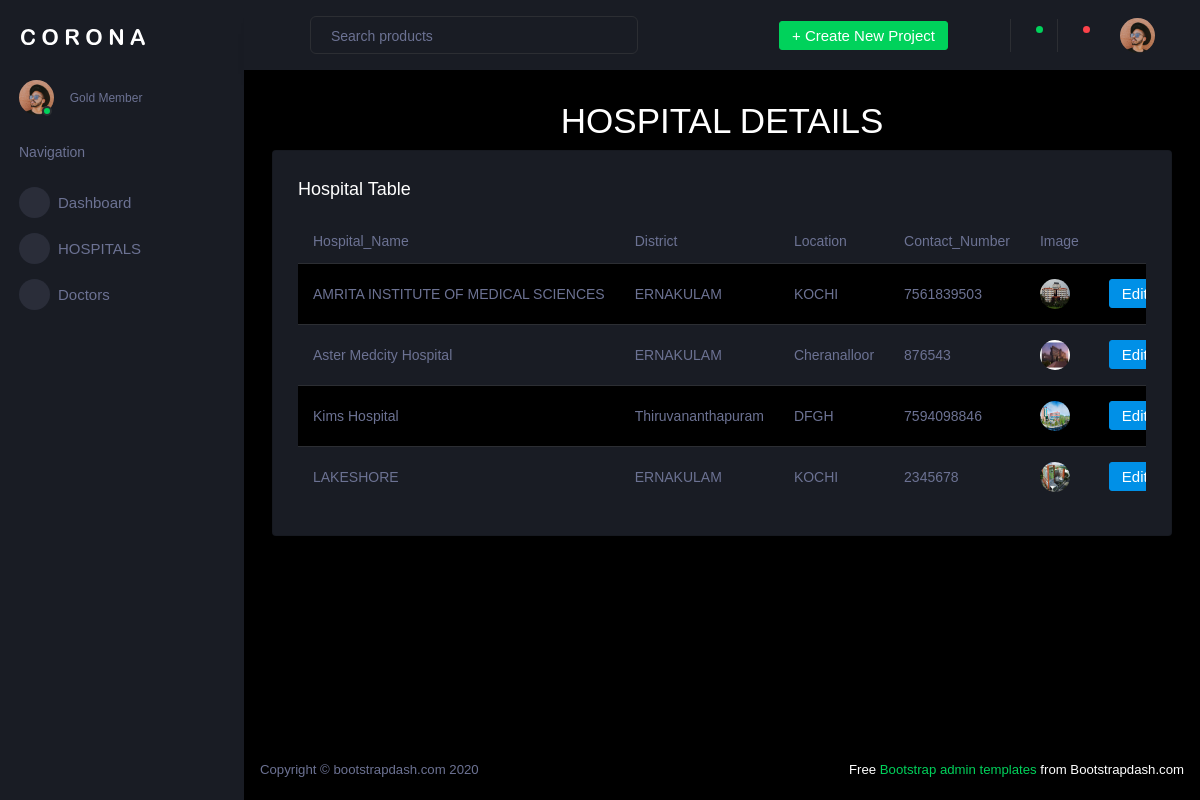
Page /HospitalApp/displayhospital/ on the committed database.
### HospitalApp/models.py (models this page shows)
class HospitalDB(models.Model):
    Hospital_Name = models.CharField(max_length=30, null=True, blank=True)
    District = models.CharField(max_length=30, null=True, blank=True)
    Location = models.CharField(max_length=30, null=True, blank=True)
    Contact_Number = models.IntegerField(null=True, blank=True)
    Image = models.ImageField(upload_to="Images")

### HospitalApp/views.py (the view)
# urls.py: path('displayhospital/',views.displayhospital,name="displayhospital"),
def displayhospital(req):
    data = HospitalDB.objects.all()
    return render(req,"Display_Hospital.html",{'data':data})

### HospitalApp/templates/Display_Hospital.html (shortened to what this page needs)
<!DOCTYPE html>
{% extends 'Index.html' %}
{% block content %}
<html lang="en">
<head>
</head>
<body>
<h1 style="text-align:center;">HOSPITAL DETAILS</h1>
 <div class="card">
                  <div class="card-body">
                    <h4 class="card-title">Hospital Table</h4>
                    <div class="table-responsive">
                      <table class="table table-striped">
                        <thead>
                          <tr>
                            <th> Hospital_Name </th>
                            <th> District </th>
                            <th> Location </th>
                            <th> Contact_Number</th>
                            <th> Image</th>
                          </tr>
                        </thead>
                        <tbody>
                        {% for d in data %}
                          <tr>
                            <td> {{d.Hospital_Name}} </td>
                            <td> {{d.District}} </td>
                            <td> {{d.Location}} </td>
                            <td> {{d.Contact_Number}} </td>
                            <td> <img src="{{d.Image.url}}" width="100px" height="100px"> </td>
                              <td>
                            <form action="{% url 'edithospital' dataid=d.id %}">
                              <button type="submit" class="btn btn-primary mr-2">Edit</button>
                            </form>
                            </td>
                          </tr>
                        {% endfor %}
                        </tbody>
                      </table>
                    </div>
                  </div>
                </div>
</body>
</html>
{% endblock %}

### rows in the picture
HospitalDB: Hospital_Name "AMRITA INSTITUTE OF MEDICAL SCIENCES", District "ERNAKULAM", Location "KOCHI", Contact_Number "7561839503", Image (picture)
HospitalDB: Hospital_Name "Aster Medcity Hospital", District "ERNAKULAM", Location "Cheranalloor", Contact_Number "876543", Image (picture)
HospitalDB: Hospital_Name "Kims Hospital", District "Thiruvananthapuram", Location "DFGH", Contact_Number "7594098846", Image (picture)
HospitalDB: Hospital_Name "LAKESHORE", District "ERNAKULAM", Location "KOCHI", Contact_Number "2345678", Image (placeholder picture)
